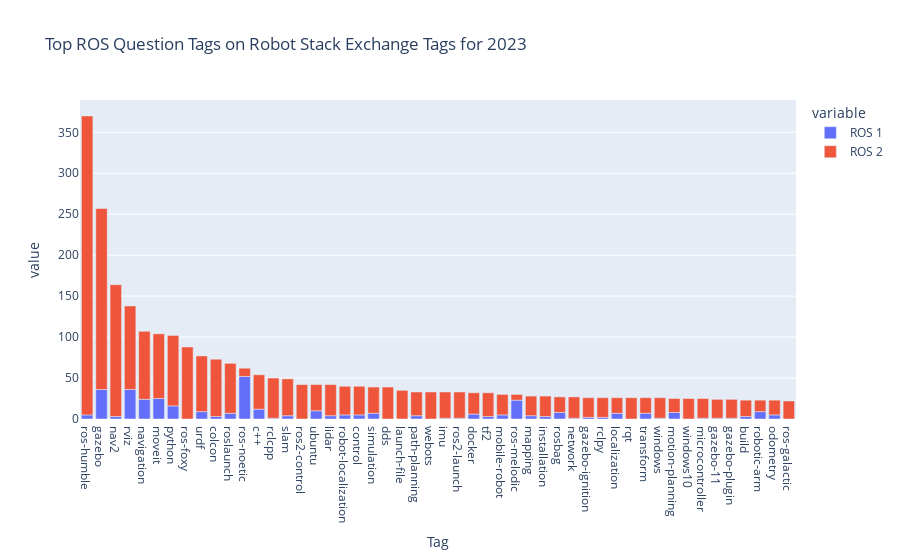

Notebook cell for this chart:
### Code cell
# The first two are ROS and ROS 2 so skip them
fig = px.bar(df[2:52], x="Tag", y=["ROS 1","ROS 2"], title="Top ROS Question Tags on Robot Stack Exchange Tags for {0}".format(this_year))
fig.show()

### Figure 1 — Plotly figure (JSON) as saved in the notebook; plotly's stock layout.template omitted (floating-point values rounded to 4 significant figures)
{"data": [{"alignmentgroup": "True", "hovertemplate": "variable=ROS 1<br>Tag=%{x}<br>value=%{y}<extra></extra>", "legendgroup": "ROS 1", "marker": {"color": "#636efa", "pattern": {"shape": ""}}, "name": "ROS 1", "offsetgroup": "ROS 1", "orientation": "v", "showlegend": true, "textposition": "auto", "type": "bar", "x": ["ros-humble", "gazebo", "nav2", "rviz", "navigation", "moveit", "python", "ros-foxy", "urdf", "colcon", "roslaunch", "ros-noetic", "c++", "rclcpp", "slam", "ros2-control", "ubuntu", "lidar", "robot-localization", "control", "simulation", "dds", "launch-file", "path-planning", "webots", "imu", "ros2-launch", "docker", "tf2", "mobile-robot", "ros-melodic", "mapping", "installation", "rosbag", "network", "gazebo-ignition", "rclpy", "localization", "rqt", "transform", "windows", "motion-planning", "windows10", "microcontroller", "gazebo-11", "gazebo-plugin", "build", "robotic-arm", "odometry", "ros-galactic"], "xaxis": "x", "y": [5, 36, 3, 36, 24, 25, 16, 0, 9, 3, 7, 52, 12, 1, 4, 0, 10, 4, 5, 5, 7, 0, 0, 4, 0, 1, 1, 6, 3, 5, 23, 4, 3, 8, 1, 2, 2, 7, 0, 7, 1, 8, 0, 1, 1, 1, 3, 9, 5, 0], "yaxis": "y"}, {"alignmentgroup": "True", "hovertemplate": "variable=ROS 2<br>Tag=%{x}<br>value=%{y}<extra></extra>", "legendgroup": "ROS 2", "marker": {"color": "#EF553B", "pattern": {"shape": ""}}, "name": "ROS 2", "offsetgroup": "ROS 2", "orientation": "v", "showlegend": true, "textposition": "auto", "type": "bar", "x": ["ros-humble", "gazebo", "nav2", "rviz", "navigation", "moveit", "python", "ros-foxy", "urdf", "colcon", "roslaunch", "ros-noetic", "c++", "rclcpp", "slam", "ros2-control", "ubuntu", "lidar", "robot-localization", "control", "simulation", "dds", "launch-file", "path-planning", "webots", "imu", "ros2-launch", "docker", "tf2", "mobile-robot", "ros-melodic", "mapping", "installation", "rosbag", "network", "gazebo-ignition", "rclpy", "localization", "rqt", "transform", "windows", "motion-planning", "windows10", "microcontroller", "gazebo-11", "gazebo-plugin", "build", "robotic-arm", "odometry", "ros-galactic"], "xaxis": "x", "y": [365, 221, 161, 102, 83, 79, 86, 88, 68, 70, 61, 10, 42, 49, 45, 42, 32, 38, 35, 35, 32, 39, 35, 29, 33, 32, 32, 26, 29, 25, 7, 24, 25, 19, 26, 24, 24, 19, 26, 19, 25, 17, 25, 24, 23, 23, 20, 14, 18, 22], "yaxis": "y"}], "layout": {"barmode": "relative", "legend": {"title": {"text": "variable"}, "tracegroupgap": 0}, "title": {"text": "Top ROS Question Tags on Robot Stack Exchange Tags for 2023"}, "xaxis": {"anchor": "y", "domain": [0, 1], "title": {"text": "Tag"}}, "yaxis": {"anchor": "x", "domain": [0, 1], "title": {"text": "value"}}}}
